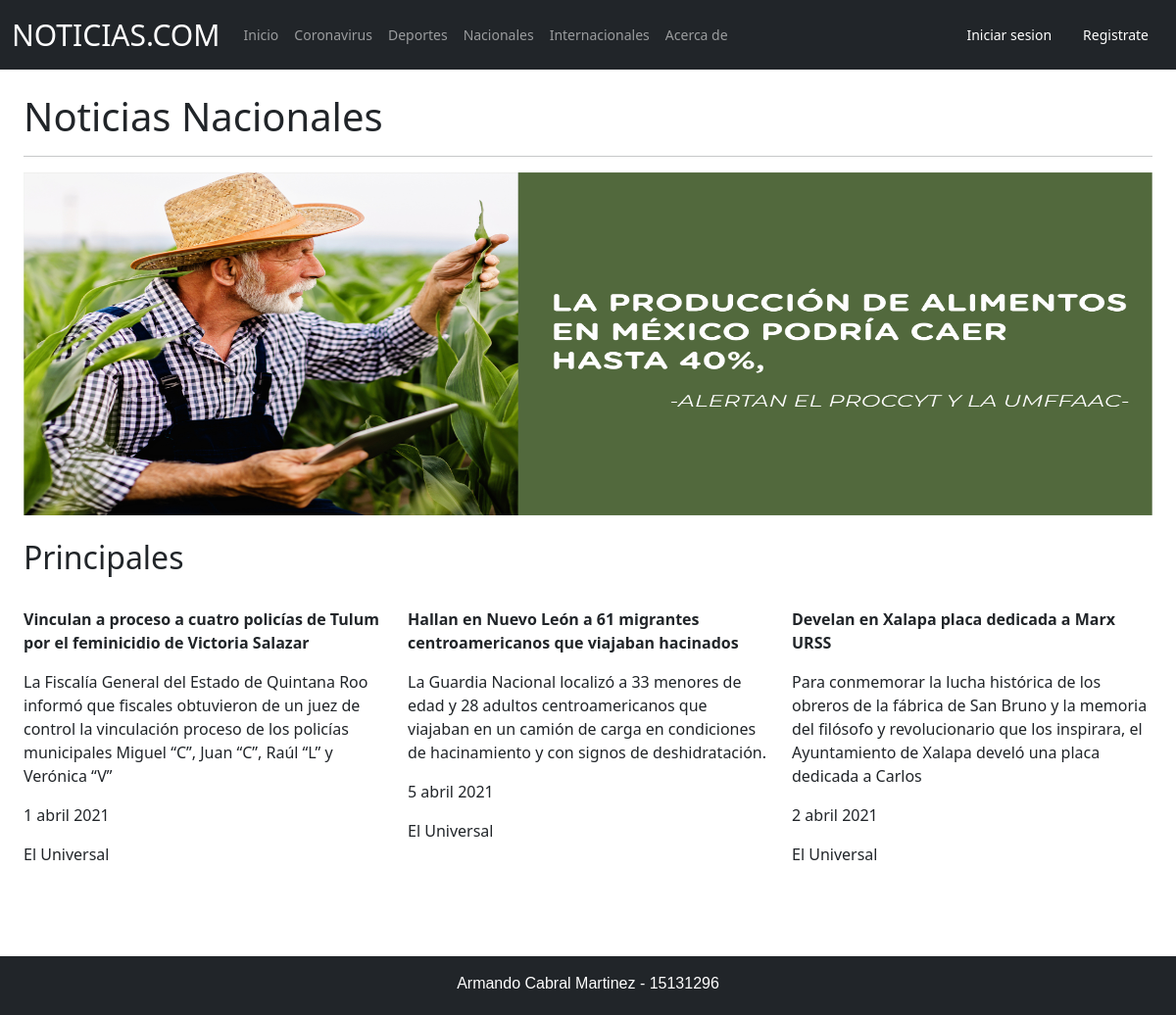
The page /accounts/nacionales on the database its author committed.
### noticias/models.py (models this page shows, shortened)
class nacionales (models.Model):
	nombre = models.CharField(default = "",null=True,max_length = 200)
	descripcion = models.TextField(default = "",null=True,max_length = 200)
	fecha = models.CharField(default = "",null=True,max_length = 200)
	autor = models.CharField(default = "",null=True,max_length = 200)

### noticias/views.py (the view)
# urls.py: path('nacionales',NacionalesPageView.as_view(),name = 'nacionales'),
class NacionalesPageView(ListView):
	model = nacionales
	template_name = 'nacionales.html'
	context_object_name = 'noticias_list'

### noticias/templates/nacionales.html (shortened to what this page needs)
{% extends 'base.html' %}
{% block content %}
{% load static %}
<body>
	<div class="px-4">
		<br>
		<h1>Noticias Nacionales</h1>
		<hr>
		<div class="row">
	    	<img src="{% static 'files/bannerNac.jpg' %}" height="350px"
	    	width="1220px">
    	</div>
		<br>
		<h2>Principales</h2>
		<div class="row">
				{% for nacionales in noticias_list %}
				<div class=col-md-4>
                    <br>
					<p><strong>{{ nacionales.nombre }}</strong></p>
			        <p>{{ nacionales.descripcion }}</p>
			        <p>{{ nacionales.fecha }}</p>
			        <p>{{ nacionales.autor }}</p>
                    <br>
                    <br>
				</div>
	    		{% endfor %}
		</div>
	</div>
	<br><br>
</body>
{% endblock content %}

### rows shown on the page
nacionales: nombre "Vinculan a proceso a cuatro policías de Tulum por el feminicidio de Victoria Salazar", descripcion "La Fiscalía General del Estado de Quintana Roo informó que fiscales obtuvieron de un juez de control la vinculación proceso de los policías municipales Miguel “C”, Juan “C”, Raúl “L” y Verónica “V”", fecha "1 abril 2021", autor "El Universal"
nacionales: nombre "Hallan en Nuevo León a 61 migrantes centroamericanos que viajaban hacinados", descripcion "La Guardia Nacional localizó a 33 menores de edad y 28 adultos centroamericanos que viajaban en un camión de carga en condiciones de hacinamiento y con signos de deshidratación.", fecha "5 abril 2021", autor "El Universal"
nacionales: nombre "Develan en Xalapa placa dedicada a Marx URSS", descripcion "Para conmemorar la lucha histórica de los obreros de la fábrica de San Bruno y la memoria del filósofo y revolucionario que los inspirara, el Ayuntamiento de Xalapa develó una placa dedicada a Carlos", fecha "2 abril 2021", autor "El Universal"
